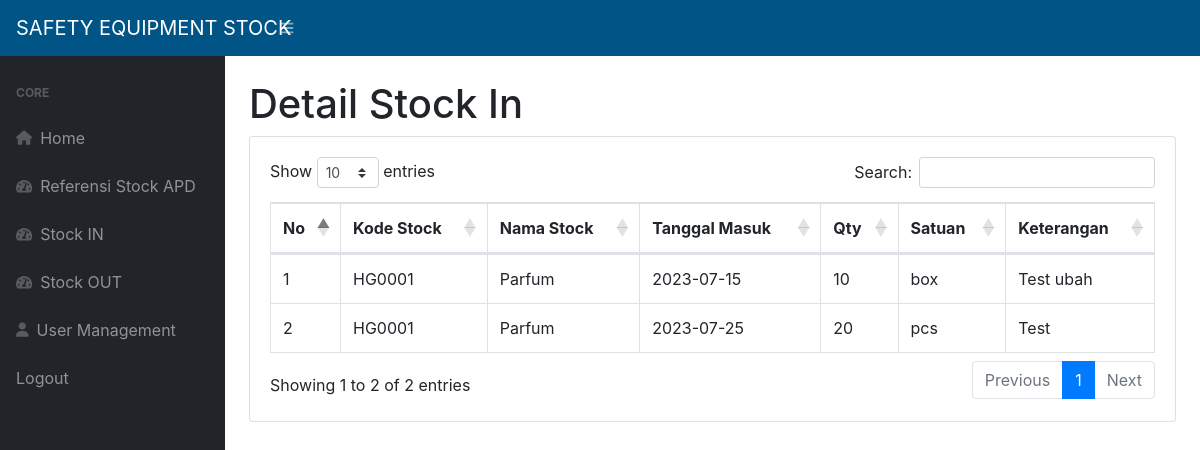
Page /detail.php?id=2 (signed in) on the committed database.
### tables this page shows
CREATE TABLE `stok_masuk` (
  `id_masuk` int(11) NOT NULL,
  `id_stock` int(11) DEFAULT NULL,
  `tanggal_masuk` date DEFAULT NULL,
  `jumlah` int(11) DEFAULT NULL,
  `satuan` varchar(10) DEFAULT NULL,
  `keterangan` text NOT NULL,
  `foto` varchar(100) NOT NULL
);

CREATE TABLE `stock` (
  `id_stock` int(11) NOT NULL,
  `kode_stock` varchar(10) DEFAULT NULL,
  `nama_barang` varchar(50) DEFAULT NULL,
  `jumlah_stock` int(11) DEFAULT 0,
  `satuan` varchar(10) DEFAULT NULL,
  `foto` varchar(100) DEFAULT NULL,
  `deskripsi` text NOT NULL
);

### detail.php (the view, shortened to what this page needs)
<?php
require 'function.php';
$id = $_GET["id"];
$query = mysqli_query($conn, "SELECT a.*, b.kode_stock, b.nama_barang AS barang FROM stok_masuk a INNER JOIN stock b ON a.id_stock = b.id_stock WHERE a.id_stock = $id");
?>
<!DOCTYPE html>
<html lang="en">
<head>
    <link href="css/styles.css" rel="stylesheet" />
    <link href="https://cdn.datatables.net/1.10.20/css/dataTables.bootstrap4.min.css" rel="stylesheet" />
    <link rel="stylesheet" href="https://cdnjs.cloudflare.com/ajax/libs/font-awesome/6.4.0/css/all.min.css" />
</head>
<body class="sb-nav-fixed">
    <nav class="sb-topnav navbar navbar-expand navbar-dark" style="background-color:#005586;">
        <div style="width: 17em;">
            <a class="navbar-brand" href="index.php">SAFETY EQUIPMENT STOCK</a>
        </div>
        <div class="">
            <button class="btn btn-link btn-sm order-1 order-lg-0 ms-5" id="sidebarToggle" href="#"><i class="fas fa-bars"></i></button>
        </div>
    </nav>
    <div id="layoutSidenav">
        <div id="layoutSidenav_nav">
            <nav class="sb-sidenav accordion sb-sidenav-dark" id="sidenavAccordion">
                <div class="sb-sidenav-menu">
                    <div class="nav">
                        <div class="sb-sidenav-menu-heading">Core</div>
                        <a class="nav-link" href="index.php">
                            <div class="sb-nav-link-icon"><i class="fa-solid fa-home"></i></div>
                            Home
                        </a>
                        <a class="nav-link" href="Referensi.php">
                            <div class="sb-nav-link-icon">
                                <i class="fas fa-tachometer-alt"></i>
                            </div>
                            Referensi Stock APD
                        </a>
                        <a class="nav-link" href="masuk.php">
                            <div class="sb-nav-link-icon">
                                <i class="fas fa-tachometer-alt"></i>
                            </div>
                            Stock IN
                        </a>
                        <a class="nav-link" href="keluar.php">
                            <div class="sb-nav-link-icon">
                                <i class="fas fa-tachometer-alt"></i>
                            </div>
                            Stock OUT
                        </a>
                        <a class="nav-link" href="management.php">
                            <div class="sb-nav-link-icon">
                                <i class="fa-solid fa-user"></i>
                            </div>
                            User Management
                        </a>
                        <a class="nav-link" href="logout.php">
                            Logout
                        </a>
                    </div>
                </div>
            </nav>
        </div>
        <div id="layoutSidenav_content">
            <main>
                <div class="container-fluid">
                    <h1 class="mt-4">Detail Stock In</h1>
                    <div class="card mb-4">
                        <div class="card-body">
                            <div class="table-responsive">
                                <table class="table table-bordered" id="dataTable" width="100%" cellspacing="0">
                                    <thead>
                                        <tr>
                                            <th>No</th>
                                            <th>Kode Stock</th>
                                            <th>Nama Stock</th>
                                            <th>Tanggal Masuk</th>
                                            <th>Qty</th>
                                            <th>Satuan</th>
                                            <th>Keterangan</th>
                                        </tr>
                                    </thead>
                                    <tbody>
                                        <?php $i = 1 ?>
                                        <?php while ($barang = mysqli_fetch_array($query)) : ?>
                                            <tr>
                                                <td><?= $i ?></td>
                                                <td><?= $barang['kode_stock']; ?></td>
                                                <td><?= $barang['barang'] ?></td>
                                                <td><?= $barang['tanggal_masuk'] ?></td>
                                                <td><?= $barang['jumlah'] ?></td>
                                                <td><?= $barang['satuan'] ?></td>
                                                <td><?= $barang['keterangan'] ?></td>
                                            </tr>
                                            <?php $i++ ?>
                                        <?php endwhile; ?>
                                    </tbody>
                                </table>
                            </div>
                        </div>
                    </div>
                </div>
            </main>
        </div>
    </div>
</body>
</html>

### rows in the picture
stok_masuk: id_stock.kode_stock "HG0001", id_stock.nama_barang "Parfum", tanggal_masuk "2023-07-15", jumlah "10", satuan "box", keterangan "Test ubah"
stok_masuk: id_stock.kode_stock "HG0001", id_stock.nama_barang "Parfum", tanggal_masuk "2023-07-25", jumlah "20", satuan "pcs", keterangan "Test"
